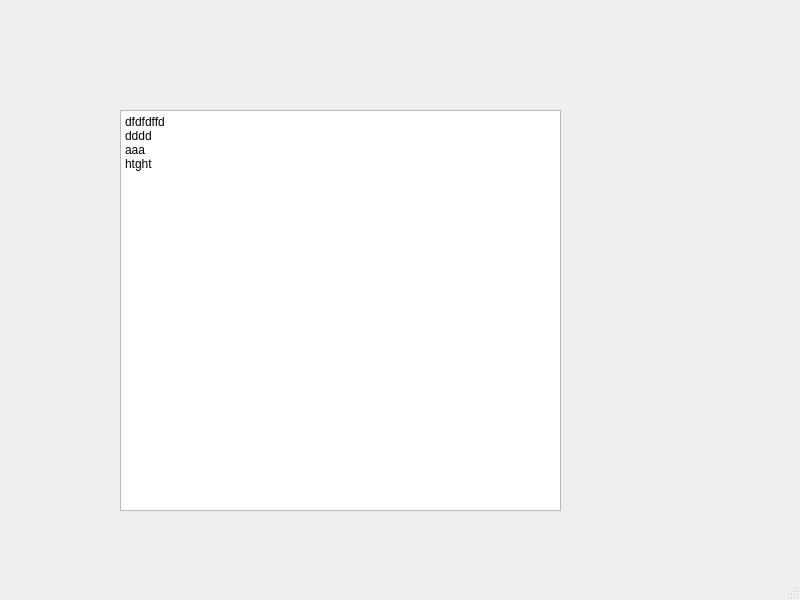
<?xml version="1.0" encoding="UTF-8"?>
<ui version="4.0">
 <class>MainWindow</class>
 <widget class="QMainWindow" name="MainWindow">
  <property name="geometry">
   <rect>
    <x>0</x>
    <y>0</y>
    <width>800</width>
    <height>600</height>
   </rect>
  </property>
  <property name="windowTitle">
   <string>MainWindow</string>
  </property>
  <widget class="QWidget" name="centralwidget">
   <widget class="QPlainTextEdit" name="plainTextEdit">
    <property name="geometry">
     <rect>
      <x>120</x>
      <y>110</y>
      <width>441</width>
      <height>401</height>
     </rect>
    </property>
    <property name="plainText">
     <string>dfdfdffd
dddd
aaa
htght
</string>
    </property>
   </widget>
  </widget>
  <widget class="QMenuBar" name="menubar">
   <property name="geometry">
    <rect>
     <x>0</x>
     <y>0</y>
     <width>800</width>
     <height>21</height>
    </rect>
   </property>
  </widget>
  <widget class="QStatusBar" name="statusbar"/>
 </widget>
 <resources/>
 <connections/>
</ui>
